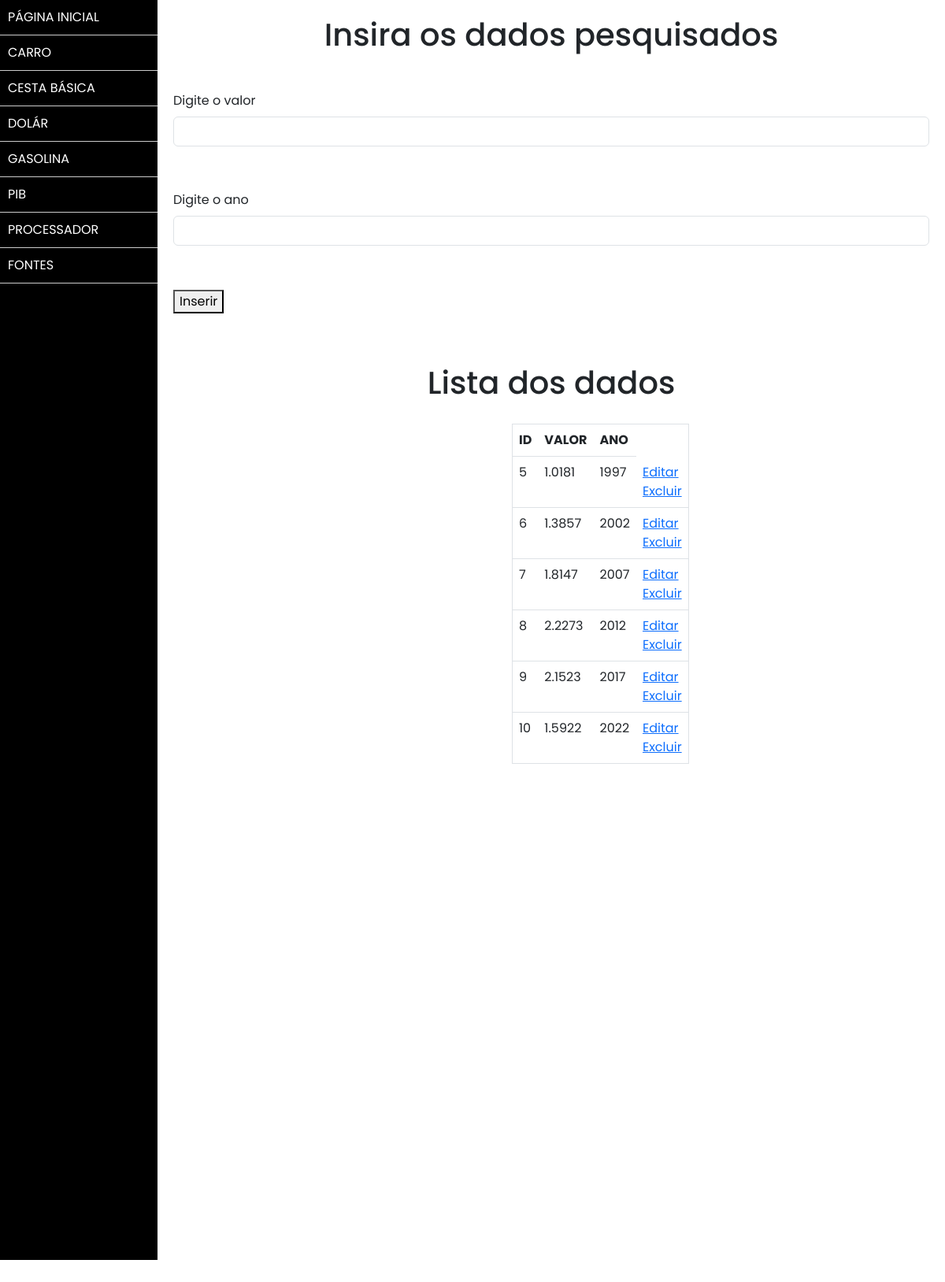
The page /Prova_Tido/cesta/index_cesta.php on the database its author committed.
### tables this page shows
CREATE TABLE `cestayago` (
  `idyago` int(11) NOT NULL,
  `valoryago` decimal(10,4) NOT NULL,
  `anoyago` int(200) NOT NULL
);

### Prova_Tido/cesta/index_cesta.php (the view, shortened to what this page needs)
<?php
include_once "../sidebar.php";
?>
<!DOCTYPE html>
<html lang="pt-br">
<head>
  <link href="https://cdn.jsdelivr.net/npm/bootstrap@5.3.0-alpha3/dist/css/bootstrap.min.css" rel="stylesheet">
</head>
<body>
  <div class="content" id="main-text">
      <h1>Insira os dados pesquisados</h1>
  </div>
  <div class="register">
  <form action="insert_cesta.php" method="post">
    <div class="content mb-3">
      <label for="valoryago" class="form-label">Digite o valor</label>
      <input type="text" name="valoryago" id="valoryago" class="form-control">
    </div>
    <div class="content mb-3">
      <label for="anoyago" class="form-label">Digite o ano</label>
      <input type="text" name="anoyago" id="anoyago" class="form-control">
    </div>
    <div class="content">
      <button>Inserir</button>
    </div>
  </form>
  </div>
  <br>
  <div class="content" id="text-body"><h1>Lista dos dados</h1></div>
  <?php
  include "list_cesta.php";
  ?>
    <div class="content figure" id="curve_chart" style="width: 900px; height: 500px"></div>
</body>
</html>

### Prova_Tido/cesta/list_cesta.php (shortened to what this page needs)
<?php
require_once '../conn.php';
$stmt = $conn -> prepare("SELECT * FROM cestayago");
$stmt -> execute();
$list = $stmt -> fetchAll(PDO::FETCH_ASSOC);
?>
<!DOCTYPE html>
<html lang="pt-br">
<head>
</head>
<body>
  <div class="data">
  <table class="content table" border="1">
    <tr>
      <th>ID</th>
      <th>VALOR</th>
      <th>ANO</th>
    </tr>
    <?php foreach ($list as $cestayago): ?>
      <tr>
        <td><?= $cestayago['idyago']; ?></td>
        <td><?= $cestayago['valoryago']; ?></td>
        <td><?= $cestayago['anoyago']; ?></td>
        <td>
          <a href="update_cesta.php?idyago=<?= $cestayago['idyago']; ?>">Editar</a>
          <a href="delete_cesta.php?idyago=<?= $cestayago['idyago']; ?>">Excluir</a>
        </td>
      </tr>
      <?php endforeach; ?>
  </table>
  </div>
</body>
</html>

### Prova_Tido/sidebar.php (style rules this page uses)
* { font-family: 'Poppins', sans-serif; }
body { margin: 0; padding: 0; }
.content { margin-left: 200px; padding: 20px; }

### Prova_Tido/cesta/index_cesta.php (style rules this page uses)
body { background-color: #fff; }
.content { margin-left: 200px; padding: 20px; }
#main-text { text-align: center; }
#text-body { text-align: center; }
#curve_chart { margin-left: 245px; }

### Prova_Tido/cesta/list_cesta.php (style rules this page uses)
.content { margin-left: 200px; padding: 20px; }
.data { margin-left: 450px; margin-right: 600px; }

### rows shown on the page
cestayago: idyago "5", valoryago "1.0181", anoyago "1997"
cestayago: idyago "6", valoryago "1.3857", anoyago "2002"
cestayago: idyago "7", valoryago "1.8147", anoyago "2007"
cestayago: idyago "8", valoryago "2.2273", anoyago "2012"
cestayago: idyago "9", valoryago "2.1523", anoyago "2017"
cestayago: idyago "10", valoryago "1.5922", anoyago "2022"
